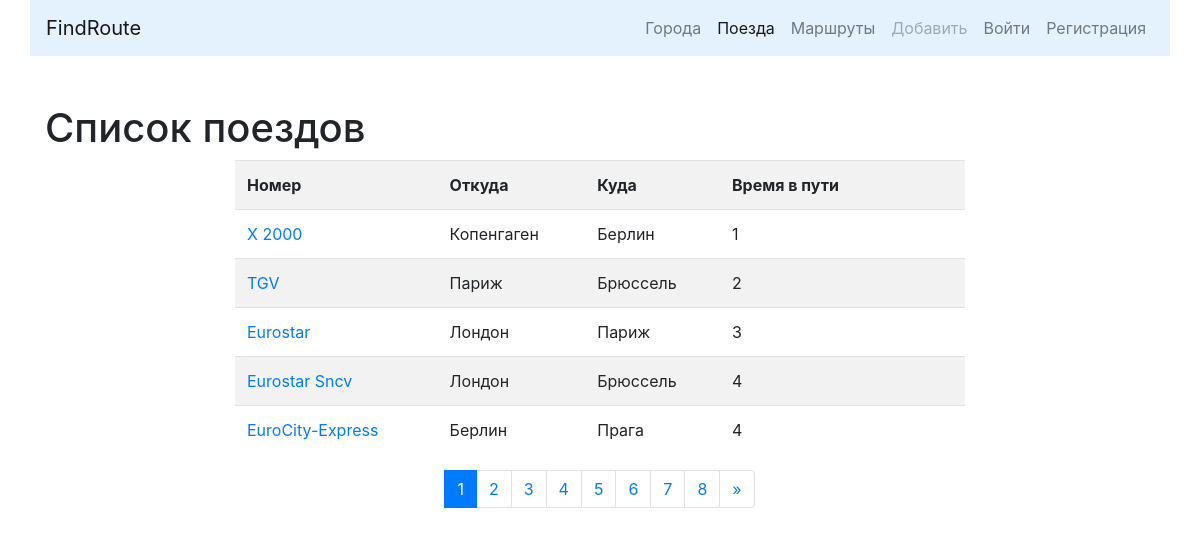
The app's page /trains/ with its own data.
### trains/models.py (models this page shows, shortened)
class Train(models.Model):
    name = models.CharField(max_length=50, unique=True, verbose_name='Номер поезда')
    travel_time = models.PositiveSmallIntegerField(verbose_name='Время в пути')
    from_city = models.ForeignKey(City, on_delete=models.CASCADE, related_name='from_city_set',
                                  verbose_name='Из какого города')
    to_city = models.ForeignKey('cities.City', on_delete=models.CASCADE, related_name='to_city_set',
                                verbose_name='В какой город')
    class Meta:
        verbose_name = 'Поезд'
        verbose_name_plural = 'Поезда'
        ordering = ['travel_time']

### cities/models.py (models this page shows, shortened)
class City(models.Model):
    name = models.CharField(max_length=100, unique=True, verbose_name='Город')
    def __str__(self):
        return self.name
    class Meta:
        verbose_name = 'Город'
        verbose_name_plural = 'Города'
        ordering = ['name']

### trains/views.py (the view)
# urls.py: path('', TrainListView.as_view(), name='trains'),
class TrainListView(ListView):
    paginate_by = 5
    model = Train
    template_name = 'trains/home.html'

### trains/templates/trains/home.html (shortened to what this page needs)
{% extends 'base.html' %}
{% block content %}
    <h1>Список поездов</h1>
    <div class="row">
        <div class="col-md-8 mx-auto">
            <table class="table table-striped">
                <tr>
                    <th>Номер</th>
                    <th>Откуда</th>
                    <th>Куда</th>
                    <th>Время в пути</th>
                    <th>&nbsp;</th>
                    <th>&nbsp;</th>
                </tr>
                {% for object in page_obj %}
                    <tr>
                        <td>
                            <a href="{% url 'trains_detail' pk=object.id %}">{{ object.name }}</a>
                        </td>
                        <td>{{ object.from_city }}</td>
                        <td>{{ object.to_city }}</td>
                        <td>{{ object.travel_time }}</td>
                        {% if user.is_authenticated %}
                            <td>
                                <a href="{% url 'trains_update' pk=object.id %}">
                                    <button type="submit" class="btn btn-info">Редактировать</button>
                                </a>
                            </td>
                            <td>
                                <a href="{% url 'trains_delete' pk=object.id %}">
                                    <button type="submit" class="btn btn-danger">Удалить</button>
                                </a>
                            </td>
                        {% else %}
                            <td>&nbsp;</td>
                            <td>&nbsp;</td>
                        {% endif %}
                    </tr>
                {% endfor %}
            </table>
        </div>
    </div>
    <nav aria-label="Page navigation example">
        <ul class="pagination justify-content-center">
            {% for page in page_obj.paginator.page_range %}
                <li class="page-item {% if page == page_obj.number %} active {% endif %}">
                    <a class="page-link" href="?page={{ page }}">
                        {{ page }}
                    </a>
                </li>
            {% endfor %}
            <li class="page-item">
                {% if page_obj.has_next %}
                    <a class='page-link' href="?page={{ page_obj.paginator.num_pages }}" aria-label="Next">
                        <span aria-hidden="true">&raquo;</span>
                    </a>
                {% endif %}
            </li>
        </ul>
    </nav>
{% endblock %}

### records on screen
Train: name "X 2000", from_city "Копенгаген", to_city "Берлин", travel_time "1"
Train: name "TGV", from_city "Париж", to_city "Брюссель", travel_time "2"
Train: name "Eurostar", from_city "Лондон", to_city "Париж", travel_time "3"
Train: name "Eurostar Sncv", from_city "Лондон", to_city "Брюссель", travel_time "4"
Train: name "EuroCity-Express", from_city "Берлин", to_city "Прага", travel_time "4"

### other values on screen
{{ page }} "1" "2" "3" "4" "5" "6" "7" "8"
